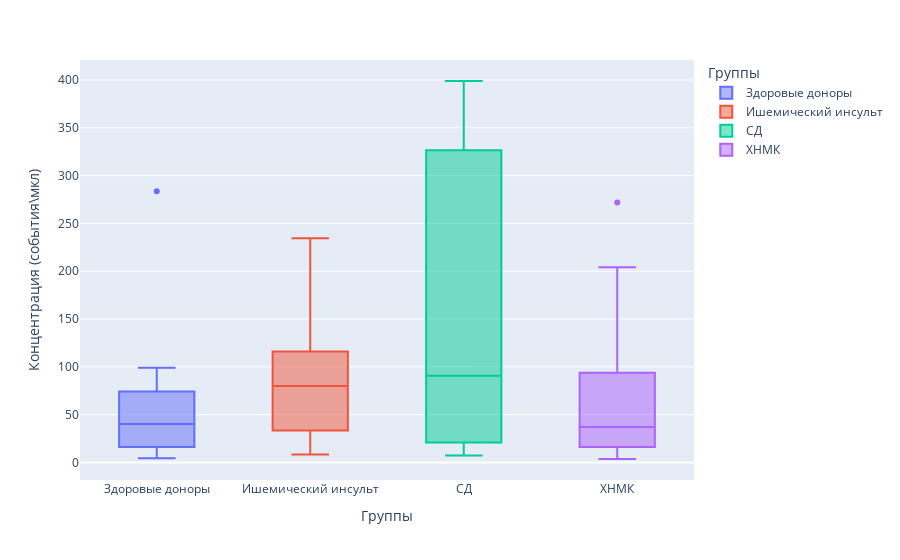

This figure's notebook cell:
### Code cell
px.box(df, x=df[cols[0]], y=df[cols[4]], color=df[cols[0]], labels={'Groups': 'Группы', 'CD31+ Events/?L(V) w/ dilution': 'Концентрация (события\мкл)'})

### Figure 1 — Plotly figure (JSON) as saved in the notebook; plotly's stock layout.template omitted (floating-point values rounded to 4 significant figures)
{"data": [{"alignmentgroup": "True", "hovertemplate": "Группы=%{x}<br>Концентрация (события\\мкл)=%{y}<extra></extra>", "legendgroup": "Здоровые доноры", "marker": {"color": "#636efa"}, "name": "Здоровые доноры", "notched": false, "offsetgroup": "Здоровые доноры", "orientation": "v", "showlegend": true, "type": "box", "x": ["Здоровые доноры", "Здоровые доноры", "Здоровые доноры", "Здоровые доноры", "Здоровые доноры", "Здоровые доноры", "Здоровые доноры", "Здоровые доноры"], "x0": " ", "xaxis": "x", "y": [49.5, 43.6, 99, 20.5, 283.7, 36.9, 11.9, 4.5], "y0": " ", "yaxis": "y"}, {"alignmentgroup": "True", "hovertemplate": "Группы=%{x}<br>Концентрация (события\\мкл)=%{y}<extra></extra>", "legendgroup": "Ишемический инсульт", "marker": {"color": "#EF553B"}, "name": "Ишемический инсульт", "notched": false, "offsetgroup": "Ишемический инсульт", "orientation": "v", "showlegend": true, "type": "box", "x": ["Ишемический инсульт", "Ишемический инсульт", "Ишемический инсульт", "Ишемический инсульт", "Ишемический инсульт", "Ишемический инсульт"], "x0": " ", "xaxis": "x", "y": [33.5, 8.3, 234.5, 116.1, 70.9, 89.2], "y0": " ", "yaxis": "y"}, {"alignmentgroup": "True", "hovertemplate": "Группы=%{x}<br>Концентрация (события\\мкл)=%{y}<extra></extra>", "legendgroup": "СД", "marker": {"color": "#00cc96"}, "name": "СД", "notched": false, "offsetgroup": "СД", "orientation": "v", "showlegend": true, "type": "box", "x": ["СД", "СД", "СД", "СД", "СД", "СД", "СД", "СД", "СД", "СД", "СД"], "x0": " ", "xaxis": "x", "y": [177.9, 399, 376, 7.8, 397.8, 7.3, 90.7, 14.1, 63.4, 41.5, 160.8], "y0": " ", "yaxis": "y"}, {"alignmentgroup": "True", "hovertemplate": "Группы=%{x}<br>Концентрация (события\\мкл)=%{y}<extra></extra>", "legendgroup": "ХНМК", "marker": {"color": "#ab63fa"}, "name": "ХНМК", "notched": false, "offsetgroup": "ХНМК", "orientation": "v", "showlegend": true, "type": "box", "x": ["ХНМК", "ХНМК", "ХНМК", "ХНМК", "ХНМК", "ХНМК", "ХНМК", "ХНМК", "ХНМК", "ХНМК", "ХНМК", "ХНМК", "ХНМК", "ХНМК", "ХНМК", "ХНМК", "ХНМК", "ХНМК", "ХНМК", "ХНМК", "ХНМК", "ХНМК", "ХНМК", "ХНМК", "ХНМК", "ХНМК", "ХНМК", "ХНМК", "ХНМК", "ХНМК", "ХНМК", "ХНМК", "ХНМК"], "x0": " ", "xaxis": "x", "y": [143.4, 7.9, 5.5, 91.3, 20.2, 116, 35.3, 17.1, 135.1, 6.6, 55.9, 65.2, 65.2, 55.6, 32, 198.2, 18, 23.5, 139, 13, 11.7, 22.5, 3.6, 272, 39.8, 204.1, 43.5, 7, 29.6, 6.1, 37.2, 81.8, 101.8], "y0": " ", "yaxis": "y"}], "layout": {"boxmode": "overlay", "legend": {"title": {"text": "Группы"}, "tracegroupgap": 0}, "margin": {"t": 60}, "xaxis": {"anchor": "y", "categoryarray": ["Здоровые доноры", "Ишемический инсульт", "СД", "ХНМК"], "categoryorder": "array", "domain": [0, 1], "title": {"text": "Группы"}}, "yaxis": {"anchor": "x", "domain": [0, 1], "title": {"text": "Концентрация (события\\мкл)"}}}}
